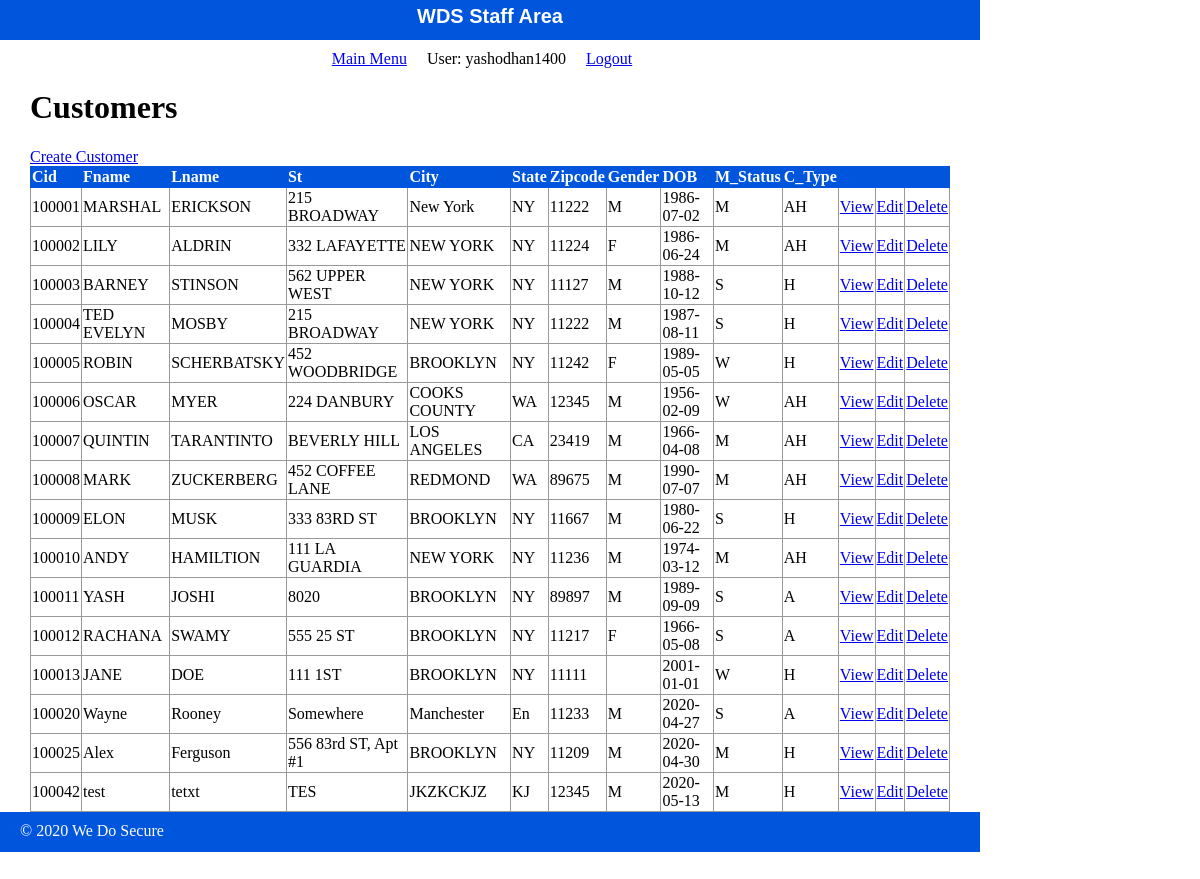
Screenshot of /WDS/public/staff/customer/index.php (signed in) with the database file from the repository.
### tables this page shows
CREATE TABLE `customer` (
  `Cid` decimal(6,0) NOT NULL COMMENT 'Customer Id',
  `Fname` varchar(30) NOT NULL COMMENT 'First Name',
  `Lname` varchar(30) NOT NULL COMMENT 'Last Name',
  `St` varchar(30) NOT NULL COMMENT 'Street Address',
  `City` varchar(30) NOT NULL COMMENT 'Name of the city',
  `State` varchar(2) NOT NULL COMMENT 'State Code',
  `Zipcode` decimal(5,0) NOT NULL COMMENT 'Postal Code',
  `Gender` varchar(1) DEFAULT NULL COMMENT 'Gender',
  `DOB` date NOT NULL COMMENT 'Date of Birth',
  `M_Status` varchar(1) NOT NULL COMMENT 'Marital Status',
  `C_Type` varchar(2) NOT NULL COMMENT 'Customer Type (A / H / AH)'
);

### WDS/private/functions.php (called while the page is built, shortened)
<?php
function url_for($script_path) {
  if($script_path[0] != '/') {
    $script_path = "/" . $script_path;
  }
  return WWW_ROOT . $script_path;
}
function u($string=""){
  return urlencode($string);
}
function h($string=""){
  return htmlspecialchars($string);
  }
?>

### WDS/private/query_function.php (called while the page is built, shortened)
<?php
	function find_all($table_name){
		global $db;
		$sql_query = " SELECT * FROM $table_name ";
		$sql_query .= "ORDER BY 1 ;";
		$result = mysqli_query($db, $sql_query);
		return $result;
	}
?>

### WDS/public/staff/customer/index.php (the view, shortened to what this page needs)
<?php $Customer_set = find_all("customer"); ?>
<?php include(SHARED_PATH . '/staff_header.php'); ?>
	<div id="content">
		<div class="Customer Listing">
		<h1>Customers</h1>
	<div id="actions">
		<a class="action" href="<?php echo url_for('staff/customer/new.php'); ?>">Create Customer</a>
	</div>
	<table class="list">
  	  <tr>
        <th>Cid</th>
        <th>Fname</th>
        <th>Lname</th>
  	    <th>St</th>
  	    <th>City</th>
  	    <th>State</th>
  	    <th>Zipcode</th>
  	    <th>Gender</th>
  	    <th>DOB</th>
  	    <th>M_Status</th>
  	    <th>C_Type</th>
  	    <th>&nbsp;</th>
        <th>&nbsp;</th>
        <th>&nbsp;</th>
  	  </tr>
  	  <?php while($Customer = mysqli_fetch_assoc($Customer_set)) { ?>
        <tr>
          <td><?php echo h($Customer['Cid']); ?></td>
          <td><?php echo h($Customer['Fname']); ?></td>
          <td><?php echo h($Customer['Lname']); ?></td>
          <td><?php echo h($Customer['St']); ?></td>
          <td><?php echo h($Customer['City']); ?></td>
          <td><?php echo h($Customer['State']); ?></td>
          <td><?php echo h($Customer['Zipcode']); ?></td>
          <td><?php echo h($Customer['Gender']); ?></td>
          <td><?php echo h($Customer['DOB']); ?></td>
          <td><?php echo h($Customer['M_Status']); ?></td>
          <td><?php echo h($Customer['C_Type']); ?></td>
          <td><a class="action" href="<?php echo url_for('/staff/customer/show.php?id=' . h(u($Customer['Cid']))); ?>">View</a></td>
          <td><a class="action" href="<?php echo url_for('/staff/customer/edit.php?id=' . h(u($Customer['Cid']))); ?>">Edit</a></td>
          <td><a class="action" href="<?php echo url_for('/staff/customer/delete.php?id=' . h(u($Customer['Cid']))); ?>">Delete</a></td>
    	  </tr>
      <?php } ?>
  	</table>
		</div>
	</div>
<?php include(SHARED_PATH . '/staff_footer.php'); ?>

### WDS/private/shared/staff_header.php (shortened to what this page needs)
<!doctype html>
<html lang="en">
  <head>
    <link rel="stylesheet" media="all" href="<?php echo url_for('/stylesheets/staff.css'); ?>" />
  </head>
  <body>
    <header>
        <h1>WDS Staff Area</h1>
    </header>
    <navigation>
        <ul>
            <li><a href="<?php echo url_for('/staff/index.php'); ?>">Main Menu</a></li>
            <li>User: <?php echo $_SESSION['username'] ?? ''; ?></li>
            <li><a href="<?php echo url_for('/staff/logout.php'); ?>">Logout</a></li><br>
        </ul>
    </navigation>

### WDS/private/shared/staff_footer.php (shortened to what this page needs)
    <footer>
        &copy; <?php echo date('Y'); ?> We Do Secure
    </footer>
  </body>
</html>

### WDS/public/stylesheets/staff.css (style rules this page uses)
html { height: 100%; width: 100%; }
body { height: 980px; width: 100%; margin: 0; padding: 0; }
header { width: 980px; height: 40px; margin: 0 0 10px 0; padding: 0; background: #0055DD; color: white; }
header h1 { margin: 0; padding: 5px; font-size: 20px; font-family: Verdana, Arial, Helvetica, sans-serif; text-align: center; }
navigation { width: 980px; margin: 0; padding: 0; text-align: center; }
navigation ul { width: 980px; list-style: none; padding: 0; margin: 0; }
navigation ul li { display: inline; margin-right: 1em; }
#content { width: 920px; min-height: 500px; padding: 0 30px; }
footer { width: 940px; height: 20px; margin: 0 0 10px 0; padding: 10px 20px; background: #0055DD; color: white; }
table { border-collapse: collapse; vertical-align: top; }
table.list { width: 100%; }
table.list tr td { border: 1px solid #999999; }
table.list tr th { border: 1px solid #0055DD; background: #0055DD; color: white; text-align: left; }

### rows the page displays
customer: Cid "100001", Fname "MARSHAL", Lname "ERICKSON", St "215 BROADWAY", City "New York", State "NY", Zipcode "11222", Gender "M", DOB "1986-07-02", M_Status "M", C_Type "AH"
customer: Cid "100002", Fname "LILY", Lname "ALDRIN", St "332 LAFAYETTE", City "NEW YORK", State "NY", Zipcode "11224", Gender "F", DOB "1986-06-24", M_Status "M", C_Type "AH"
customer: Cid "100003", Fname "BARNEY", Lname "STINSON", St "562 UPPER WEST", City "NEW YORK", State "NY", Zipcode "11127", Gender "M", DOB "1988-10-12", M_Status "S", C_Type "H"
customer: Cid "100004", Fname "TED EVELYN", Lname "MOSBY", St "215 BROADWAY", City "NEW YORK", State "NY", Zipcode "11222", Gender "M", DOB "1987-08-11", M_Status "S", C_Type "H"
customer: Cid "100005", Fname "ROBIN", Lname "SCHERBATSKY", St "452 WOODBRIDGE", City "BROOKLYN", State "NY", Zipcode "11242", Gender "F", DOB "1989-05-05", M_Status "W", C_Type "H"
customer: Cid "100006", Fname "OSCAR", Lname "MYER", St "224 DANBURY", City "COOKS COUNTY", State "WA", Zipcode "12345", Gender "M", DOB "1956-02-09", M_Status "W", C_Type "AH"
customer: Cid "100007", Fname "QUINTIN", Lname "TARANTINTO", St "BEVERLY HILL", City "LOS ANGELES", State "CA", Zipcode "23419", Gender "M", DOB "1966-04-08", M_Status "M", C_Type "AH"
customer: Cid "100008", Fname "MARK", Lname "ZUCKERBERG", St "452 COFFEE LANE", City "REDMOND", State "WA", Zipcode "89675", Gender "M", DOB "1990-07-07", M_Status "M", C_Type "AH"
customer: Cid "100009", Fname "ELON", Lname "MUSK", St "333 83RD ST", City "BROOKLYN", State "NY", Zipcode "11667", Gender "M", DOB "1980-06-22", M_Status "S", C_Type "H"
customer: Cid "100010", Fname "ANDY", Lname "HAMILTION", St "111 LA GUARDIA", City "NEW YORK", State "NY", Zipcode "11236", Gender "M", DOB "1974-03-12", M_Status "M", C_Type "AH"
customer: Cid "100011", Fname "YASH", Lname "JOSHI", St "8020", City "BROOKLYN", State "NY", Zipcode "89897", Gender "M", DOB "1989-09-09", M_Status "S", C_Type "A"
customer: Cid "100012", Fname "RACHANA", Lname "SWAMY", St "555 25 ST", City "BROOKLYN", State "NY", Zipcode "11217", Gender "F", DOB "1966-05-08", M_Status "S", C_Type "A"
customer: Cid "100013", Fname "JANE", Lname "DOE", St "111 1ST", City "BROOKLYN", State "NY", Zipcode "11111", DOB "2001-01-01", M_Status "W", C_Type "H"
customer: Cid "100020", Fname "Wayne", Lname "Rooney", St "Somewhere", City "Manchester", State "En", Zipcode "11233", Gender "M", DOB "2020-04-27", M_Status "S", C_Type "A"
customer: Cid "100025", Fname "Alex", Lname "Ferguson", St "556 83rd ST, Apt #1", City "BROOKLYN", State "NY", Zipcode "11209", Gender "M", DOB "2020-04-30", M_Status "M", C_Type "H"
customer: Cid "100042", Fname "test", Lname "tetxt", St "TES", City "JKZKCKJZ", State "KJ", Zipcode "12345", Gender "M", DOB "2020-05-13", M_Status "M", C_Type "H"

### other values shown
$_SESSION['username'] "yashodhan1400"
